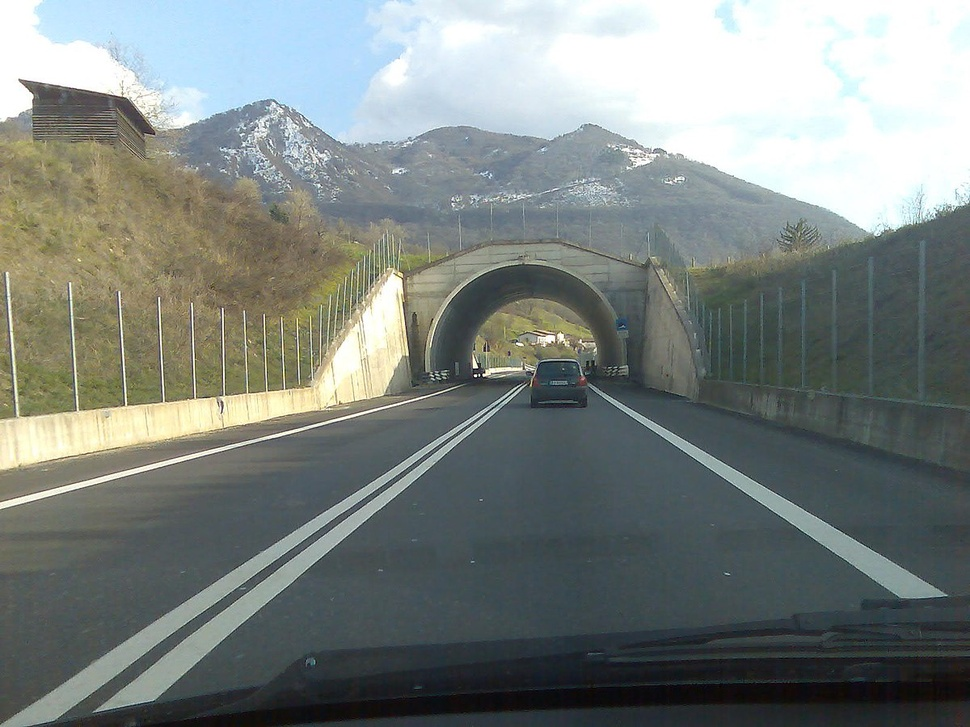
#> input picture 01_OpenCV/03_OpenCV-Histograms/01_image-histograms/image/lane.jpg, 970 x 727 px, shrunk from 1200 x 900 before the run, found by its file name
$ python grayscale_histogram.py
#> lines starting #> are read from the running program, lines starting #| are printed output that depends on the picture
import logging
from matplotlib import pyplot as plt
import cv2

# Configure logging
logging.basicConfig(level=logging.INFO)
logger = logging.getLogger(__name__)

def grayscale_histogram(image_path):
    # Load the input image and convert it to grayscale
    image = cv2.imread(image_path)
#> image is the input picture: shape (727, 970, 3); mean B, G, R 127.8, 131, 124
    if image is None:
        logger.error("Unable to load image from path: %s", image_path)
        return

    logger.info("Image loaded successfully.")

    gray_image = cv2.cvtColor(image, cv2.COLOR_BGR2GRAY)
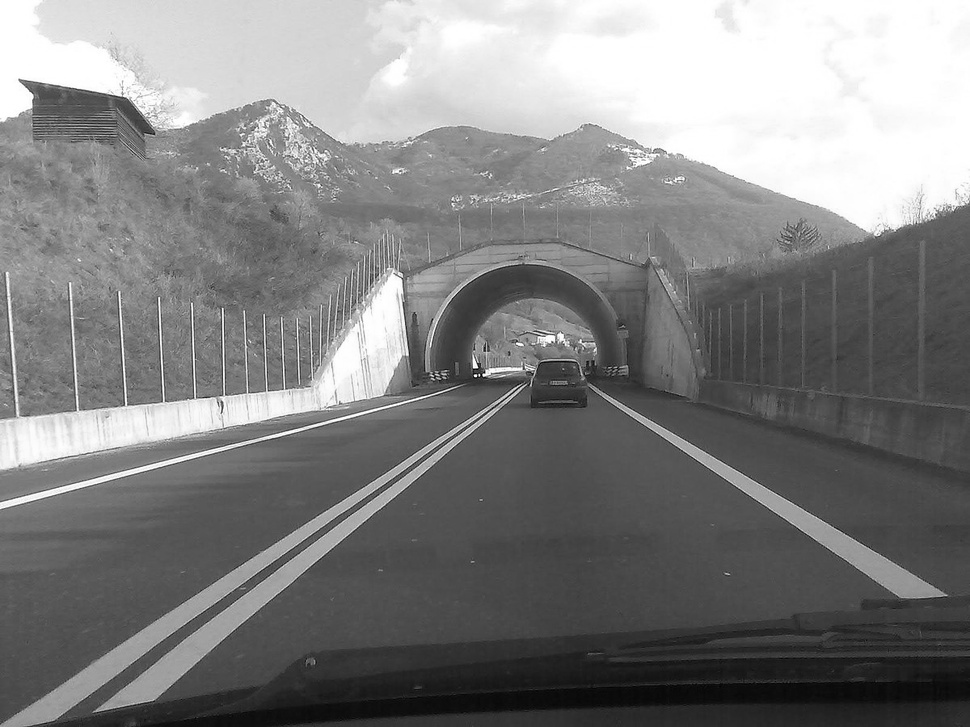
#> gray_image: shape (727, 970); min 1, max 255, mean 128.5

    # Compute a grayscale histogram
    hist = cv2.calcHist([gray_image], [0], None, [256], [0, 256])
#> hist = 256 values, max 40074 at index 255, min 0 at index 0, mean 2754.6

    # Matplotlib expects RGB images, so convert and then display the image
    plt.figure()
    plt.axis("off")
    plt.imshow(cv2.cvtColor(gray_image, cv2.COLOR_GRAY2RGB))

    # Plot the histogram
    plt.figure()
    plt.title("Grayscale Histogram")
    plt.xlabel("Bins")
    plt.ylabel("# of Pixels")
    plt.plot(hist)
    plt.xlim([0, 256])

    # Normalize the histogram
    hist /= hist.sum()
#> hist = 256 values, max 0.0568 at index 255, min 0 at index 0, mean 0.00391

    # Plot the normalized histogram
    plt.figure()
    plt.title("Grayscale Histogram (Normalized)")
    plt.xlabel("Bins")
    plt.ylabel("% of Pixels")
    plt.plot(hist)
    plt.xlim([0, 256])
    plt.show()
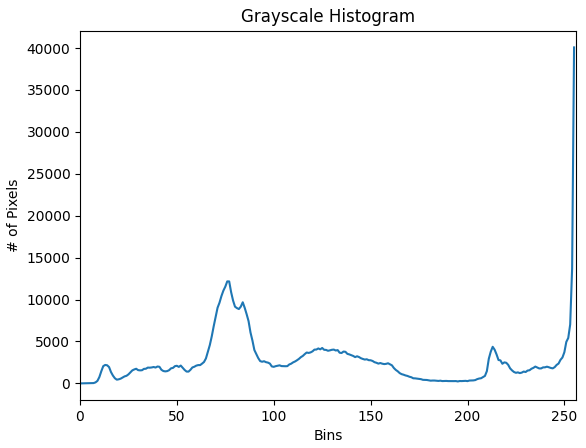
#> figure drawn by matplotlib, 1 panel; curve peaks at x = 255, y = 40074
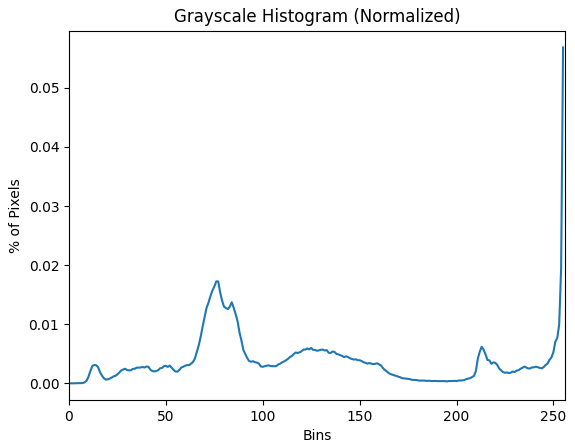
#> figure drawn by matplotlib, 1 panel; curve peaks at x = 255, y = 0.0568

def main():
    # Path to the image
    image_path = "03_OpenCV-Histograms/01_image-histograms/image/lane.jpg"  # Modify the path accordingly

    # Plot grayscale histogram
    grayscale_histogram(image_path)

if __name__ == "__main__":
    main()

$ run again, with 01_OpenCV/03_OpenCV-Histograms/01_image-histograms/image/beach.png saved as 01_OpenCV/03_OpenCV-Histograms/01_image-histograms/image/lane.jpg
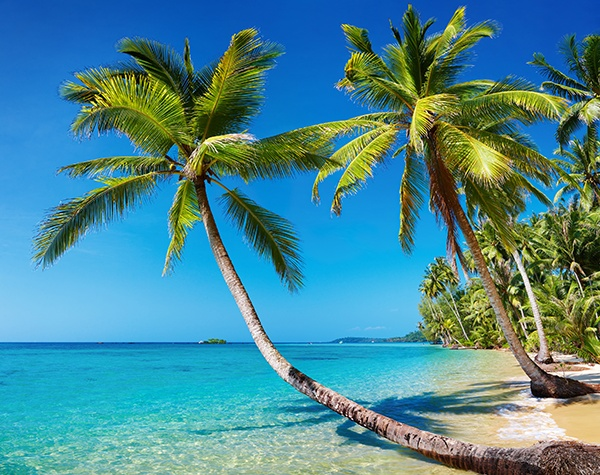
#> input picture 01_OpenCV/03_OpenCV-Histograms/01_image-histograms/image/beach.png, 600 x 475 px, found by its file name
#> in grayscale_histogram, image is the input picture: shape (475, 600, 3); mean B, G, R 148.9, 136.5, 73.3
#> in grayscale_histogram, `gray_image = cv2.cvtColor(image, cv2.COLOR_BGR2GRAY)`:
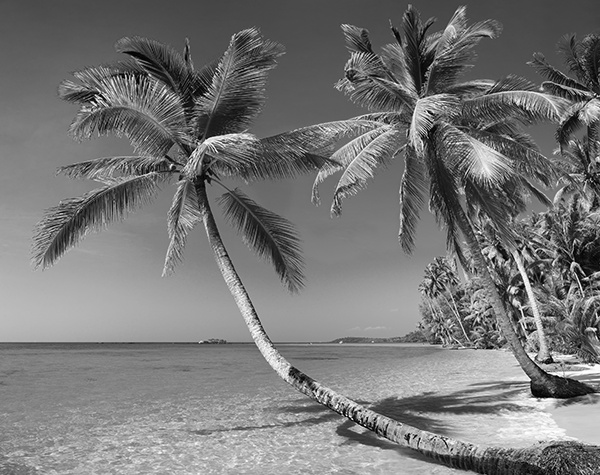
#> gray_image: shape (475, 600); min 1, max 255, mean 119
#> in grayscale_histogram, `hist = cv2.calcHist([gray_image], [0], None, [256], [0, 256])`: hist = 256 values, max 3634 at index 130, min 0 at index 0, mean 1113.3
#> in grayscale_histogram, `hist /= hist.sum()`: hist = 256 values, max 0.0128 at index 130, min 0 at index 0, mean 0.00391
#> in grayscale_histogram, `plt.show()`:
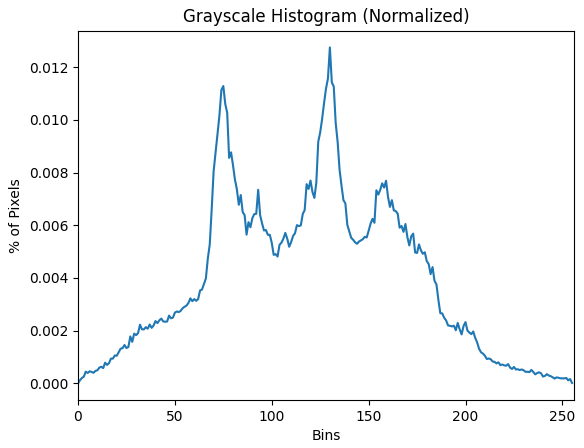
#> figure drawn by matplotlib, 1 panel; curve peaks at x = 130, y = 0.0128
